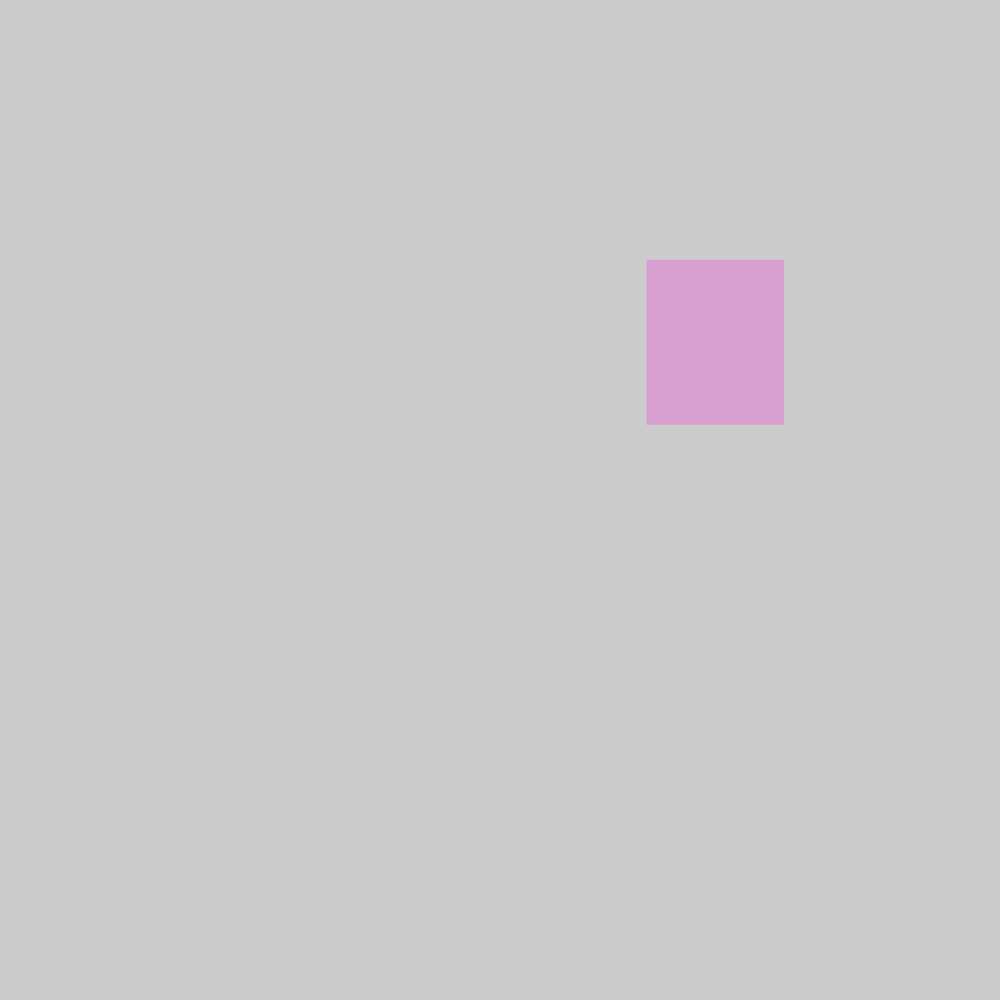
Frame 1 (no input)
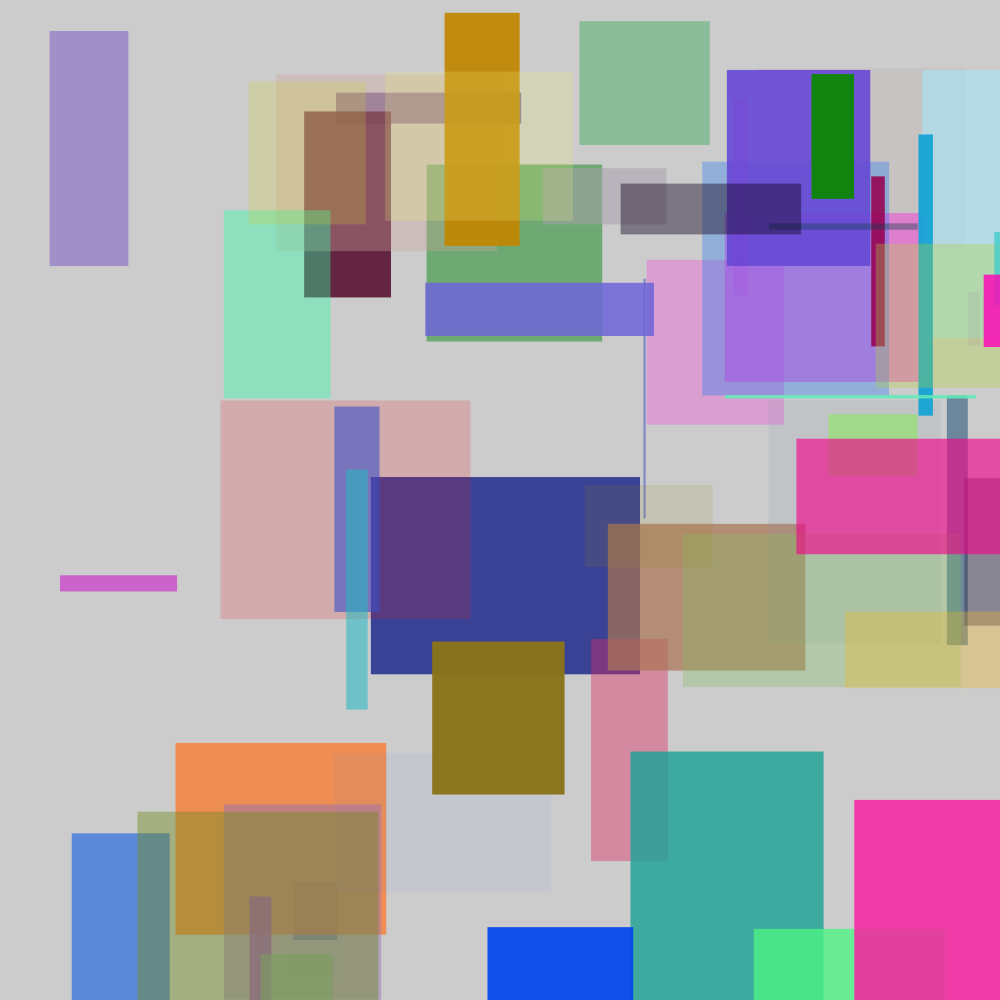
Frame 60 (the mouse pressed at the canvas centre just before this capture)
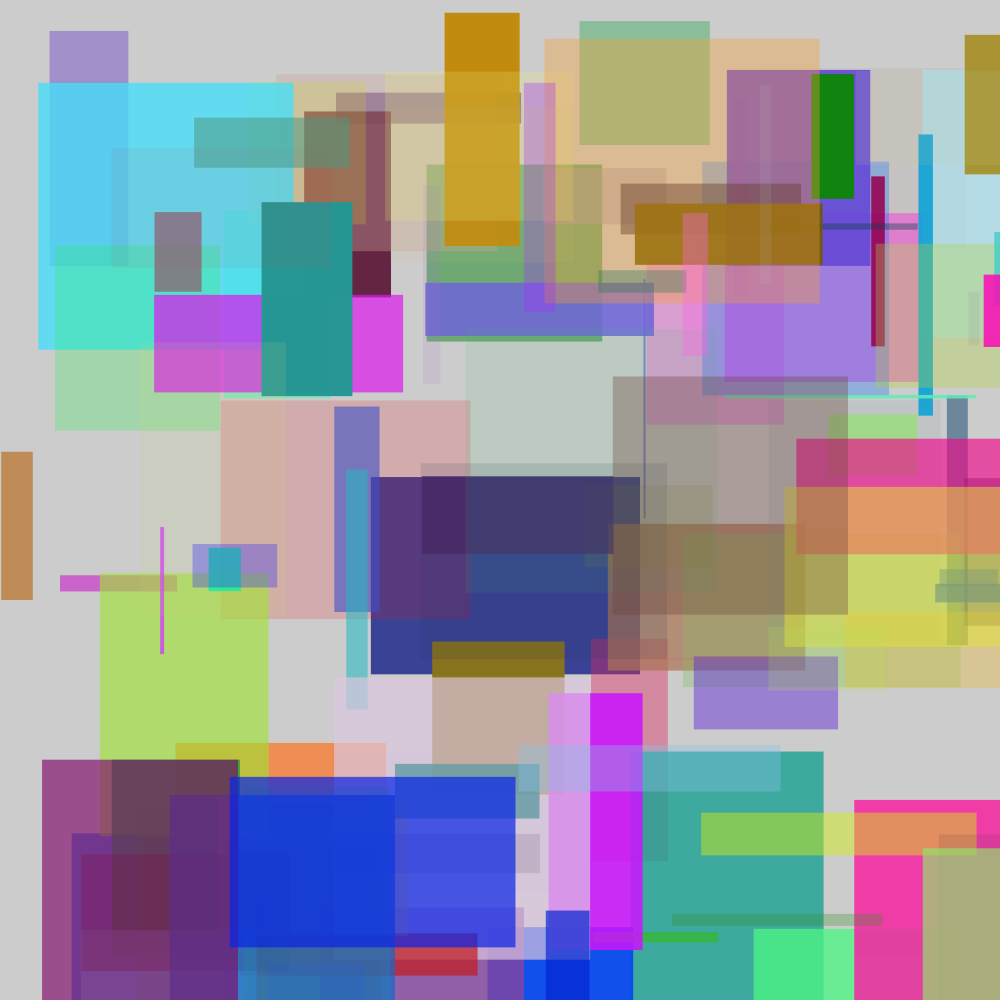
Frame 120 (the mouse held since frame 60 and released just before this capture)

The Processing sketch that drew these frames (run headless with seeded random() and noise(); from frame 60 on, the mouse is pressed at the canvas centre):

// Processing sketch: sketch_1
// ── sketch_1.pde
void setup() {
  size(1000, 1000);
}



void draw() {
  float x = random(0, width);
  float y = random(0, height);
  noStroke();
  fill(random(0, 255), random(0, 255), random(0, 255), random(0, 255));
  rect(x, y, random(0, 300), random(0, 300));
}
